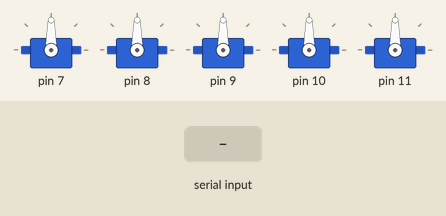
A sketch run on a simulated Arduino Uno, built with avr-gcc and run on an emulated ATmega328P. Shown: 5 × servo. Inputs (shaded band) come from the test bench.

Above: at 1.2 s.
1.3 s: "7\n" received over Serial
At 2.7 s:
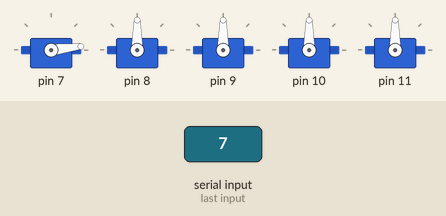
3.0 s: "8\n" received over Serial
At 3.9 s:
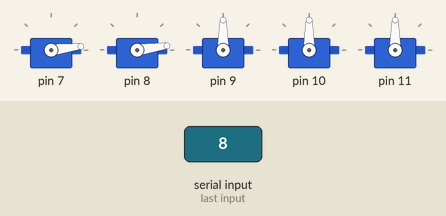
4.5 s: "9\n" received over Serial
At 5.1 s:
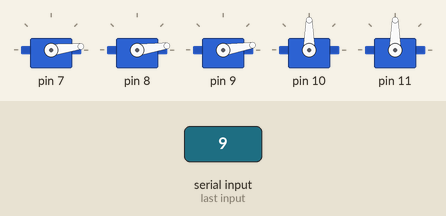
6.0 s: "10\n" received over Serial
At 6.3 s:
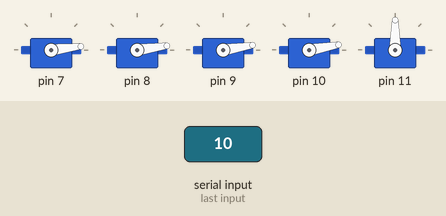
7.5 s: "11\n" received over Serial
At 8.6 s:
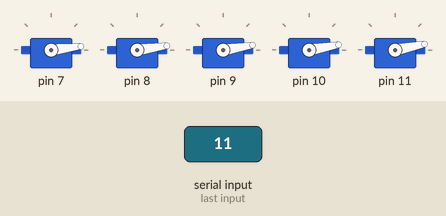
Timing chart, 0 to 10.0 s (numbered marks = the images above; inputs shaded):
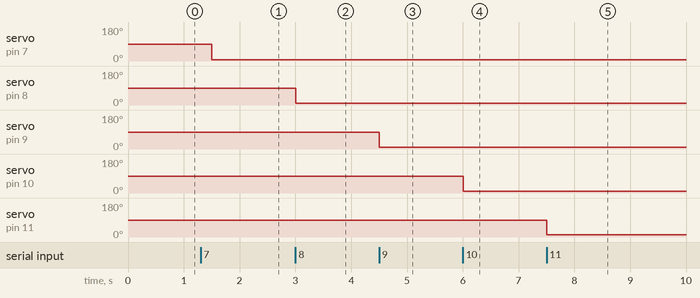

The sketch:

Controller_Serial_Commands.ino
```cpp
#include "Arduino.h"
#include "Utilities.h"
#include "Led.h"
#include "Servo.h"
#include "CommunicationServo.h"
#include "MyServo.h"

Utilities myEasy;
CommunicationServo firstFilter;
MyServo myServo1;
MyServo myServo2;
MyServo myServo3;
MyServo myServo4;
MyServo myServo5;

void setup(){
	Serial.begin(9600);
	myServo1.setup(7);
	myServo2.setup(8);
	myServo3.setup(9);
	myServo4.setup(10);
	myServo5.setup(11);
}

void loop(){
	String readData = myEasy.readString();
	int servoActive = firstFilter.readServo(readData);
	switch(servoActive){
		case 7:
			myServo1.move(readData);
		break;
		case 8:
			myServo2.move(readData);
		break;
		case 9:
			myServo3.move(readData);
		break;
		case 10:
			myServo4.move(readData);
		break;
		case 11:
			myServo5.move(readData);
		break;
	}
	delay(500);
}
```

CommunicationServo.cpp
```cpp
#include "Servo.h"
#include "Arduino.h"
#include "Utilities.h"
#include "CommunicationServo.h"

CommunicationServo::CommunicationServo(){}

void CommunicationServo::setup(Servo servo){
	this->servo = servo;
}

int CommunicationServo::readServo(String data){
	int indexInitIdentification = data.indexOf(':') + 1;
	int indexEndIdentification = data.indexOf(';');
	String value = data.substring(indexInitIdentification,indexEndIdentification);
	return value.toInt();
}

int CommunicationServo::readAngulation(String data){
	int indexInitIdentification = data.lastIndexOf(':') + 1;
	int indexEndIdentification = data.lastIndexOf(';');
	String value = data.substring(indexInitIdentification,indexEndIdentification);
	return value.toInt();
}
```

CommunicationServo.h
```cpp
#include "Arduino.h"
#include "Servo.h"
#include "Utilities.h"

#ifndef CommunicationServo_h
#define CommunicationServo_h


class CommunicationServo {

/*
	Pattern comunication with the servo
	S:{pino-servo};A:{angulo-rotação};
*/

//Public members...
public:
	CommunicationServo();
	void setup(Servo servo);

	//Methods identfification
	int readServo(String data);
	int readAngulation(String data);

	const static char patternAngulation = 'A';
//Private members...
private:
	int angulation;
	Servo servo;
	Utilities myUtils;
};


#endif
```

Led.cpp
```cpp
#include "Arduino.h"
#include "Led.h"

Led::Led(){
	this->state = false;
}

void Led::setup(int ledPin){
	this->ledPin = ledPin;
	pinMode(this->ledPin,OUTPUT);
	digitalWrite(this->ledPin,this->state);
}

void Led::setup(int ledPin,bool state){
	this->ledPin = ledPin;
	this->state = state;
	pinMode(this->ledPin,OUTPUT);
	digitalWrite(this->ledPin,this->state);
}

void Led::powerOn(){
	this->state = true;
	digitalWrite(this->ledPin,this->state);
}

void Led::powerOff(){
	this->state = false;
	digitalWrite(this->ledPin,this->state);
}

void Led::changeState(){
	if(this->state){
		this->powerOff();
	}else{
		this->powerOn();
	}
}

void Led::setState(bool state){
	this->state = state;
	this->changeState();
}

bool Led::getState(){
	return this->state;
}
```

Led.h
```cpp
#include "Arduino.h"

#ifndef Led_h
#define Led_h

class Led {

//Public members...
public:
	Led();
	void setup(int ledPin);
	void setup(int led, bool state);
	void powerOff();
	void powerOn();
	void changeState();
	void setState(bool state);
	bool getState();
//Private members...
private:
	int ledPin;
	bool state;
};

#endif
```

MyServo.cpp
```cpp
#include "Arduino.h"
#include "Servo.h"
#include "Utilities.h"
#include "CommunicationServo.h"
#include "MyServo.h"

MyServo::MyServo(){
	this->maxAngulation = 180;
	this->minAngulation = 0;
}

void MyServo::setup(int pinServo){
	this->pinServo = pinServo;
	this->servo.attach(this->pinServo);
	this->communication.setup(this->servo);
}

void MyServo::turnFullRight(){
	this->angulation = minAngulation;
	this->servo.write(this->angulation);
}

void MyServo::turnFullLeft(){
	this->angulation = maxAngulation;
	this->servo.write(this->angulation);
}

void MyServo::turnMiddle(){
	this->angulation = (maxAngulation + minAngulation)/2;
	this->servo.write(this->angulation);
}

int MyServo::getIdentification(){
	return this->pinServo;
}

int MyServo::getAngulation(){
	return this->angulation;
}

void MyServo::move(String data){
	this->turnAngulation(this->communication.readAngulation(data));
}

void MyServo::turnAngulation(int angulation){
	this->angulation = angulation;
	this->servo.write(this->angulation);
}
```

MyServo.h
```cpp
#include "Arduino.h"
#include "Servo.h"
#include "Utilities.h"
#include "CommunicationServo.h"

#ifndef MyServo_h
#define MyServo_h

class MyServo {

//Public members....
public:
	//This values can be changed
	int maxAngulation;
	int minAngulation;

	MyServo();
	void setup(int pinServo);
	void turnFullRight();
	void turnFullLeft();
	void turnMiddle();
	void turnAngulation(int angulation);
	void move(String data);
	int getIdentification();
	int getAngulation();
//Private members...
private:
	Servo servo;
	int pinServo;
	int angulation;
	CommunicationServo communication;
};

#endif
```

Utilities.cpp
```cpp
#include "Arduino.h"
#include "Utilities.h"

Utilities::Utilities()
{
}

String Utilities::readString()
{
	String str = "";
	char character;

	while(Serial.available()){
		character = Serial.read();
    	str.concat(character);
	}

	return str;
}
```

Utilities.h
```cpp
#include "Arduino.h"

#ifndef Utilities_h
#define Utilities_h

class Utilities {

//Public members....
public:
	//Contructor...
    Utilities();

    //Methods...
	String readString();

//Private members...
private:

};

#endif
```

Measured:
- after the input at 1.3 s, servo on pin 7: 90° → 7° after 0.20 s
- after the input at 3.0 s, servo on pin 8: 90° → 8° at once
- after the input at 4.5 s, servo on pin 9: 90° → 9° at once
- after the input at 6.0 s, servo on pin 10: 90° → 10° at once
- after the input at 7.5 s, servo on pin 11: 90° → 11° at once
